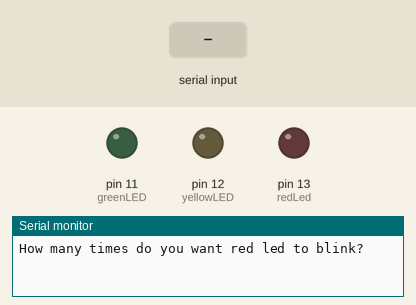
Bench run of a sketch on a simulated Arduino Uno, built with avr-gcc and run on an emulated ATmega328P. On the bench: output pins drawn as LEDs (lit = HIGH), the last lines printed to the serial monitor. Dashed ring = blinking. The inputs (shaded band) are chosen by the test bench.

Above: at 1.0 s.
1.1 s: "90,45,200\n" received over Serial
At 1.22 s:
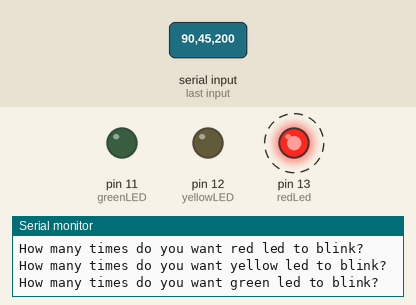
At 46.22 s:
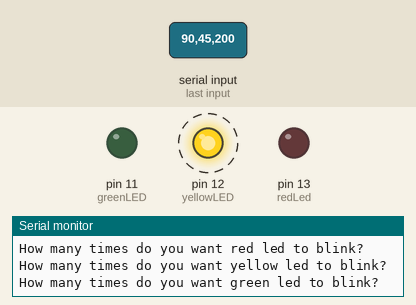
Timing chart, 0 to 48.1 s (numbered marks = the images above; inputs shaded):
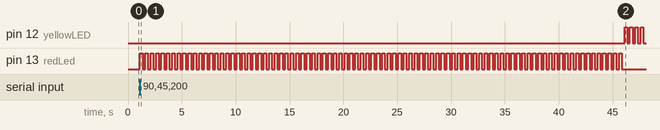

The sketch:

led1.ino
```cpp
const int redLed=13;
const int yellowLED=12;
const int greenLED=11;
int i,j,k;
int rednum;
int yellownum;
int greennum;
void setup() {
  // put your setup code here, to run once:
pinMode(redLed,OUTPUT);
pinMode(yellowLED,OUTPUT);
pinMode(greenLED,OUTPUT);
 Serial.begin(115200);
 Serial.println("How many times do you want red led to blink? ");
 while(Serial.available()==0){};
 rednum=Serial.parseInt();

 Serial.println("How many times do you want yellow led to blink? ");
 while(Serial.available()==0){};
 yellownum=Serial.parseInt();

 Serial.println("How many times do you want green led to blink? ");
 while(Serial.available()==0){};
 greennum=Serial.parseInt();

}

void loop() {

  for(i=1;i<=rednum;i++)
  {
    digitalWrite(redLed,HIGH);
     delay(250);
    digitalWrite(redLed,LOW);
    delay(250);
  }
  for(j=1;j<=yellownum;j++)
  {
    digitalWrite(yellowLED,HIGH);
     delay(250);
    digitalWrite(yellowLED,LOW);
    delay(250);
}
 for(k=1;k<=greennum;k++)
 {
    digitalWrite(greenLED,HIGH);
    delay(250);
    digitalWrite(greenLED,LOW);
    delay(250);
 }

  }
```

Measured:
- after the input at 1.1 s, pin 12 (yellowLED): alternates HIGH for 0.25 s and LOW for 0.25 s, starting after 45.0 s; pin 13 (redLed): alternates HIGH for 0.25 s and LOW for 0.25 s, 180 changes in all, then stays LOW, starting at once
